Frame 1 (no input): blank canvas, image omitted
Frame 60 (no input): blank canvas, image omitted
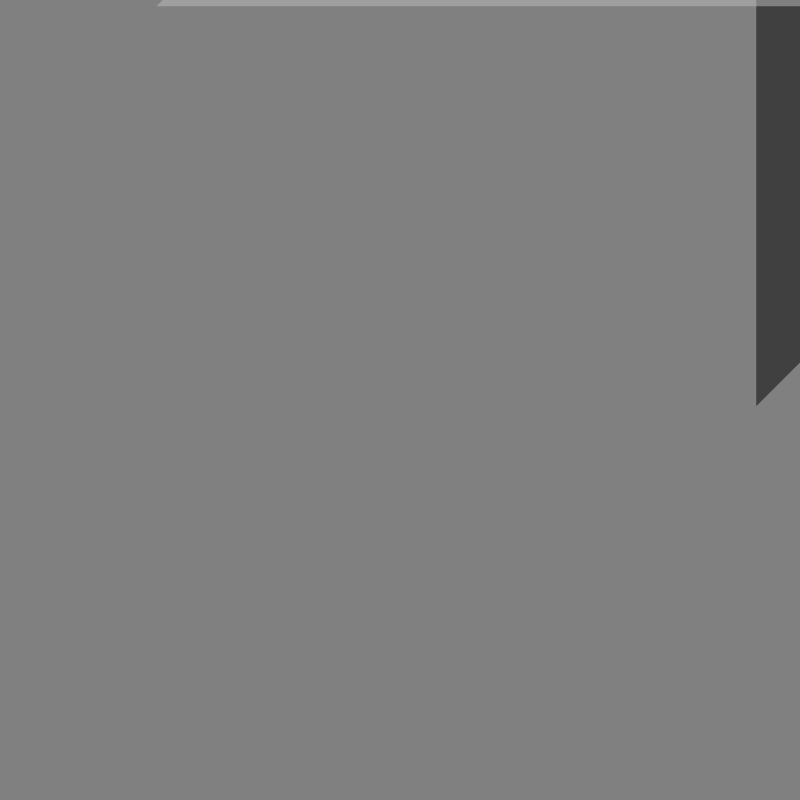
Frame 120 (the mouse pressed at the canvas centre since frame 60)

The p5.js sketch whose frames 1 and 60 were blank and that drew this single picture after the mouse press (run headless with seeded random() and noise() and a simulated clock; from frame 60 on, the mouse is pressed at the canvas centre):

// p5.js sketch
// ── sketch.js
var wdt = 800;//width
var hgt = 800;//height
// size of the form
var i = 1;
var x = 1;
var y = 1;

function setup() {
    createCanvas(wdt, hgt);
};

function draw() {
    trix = mouseX;
    triy = mouseY;
    translate(random(0, wdt), random(0, hgt));
    trig(trix, triy);
}

function trig(wd, ht) {
    background(255/2);
    fill(i/(wd+ht)/2*255);
    noStroke(255);
    triangle(0, 0, 0, i, i, 0);
    i = i + (wd+ht)/2/800*mouseY;
    fill(255-i/(wd+ht)/2*255);
    translate(-wd, -ht);
    triangle(wd, ht, wd, ht-i, wd-i, ht);
    print(i);
    if (i>(wd+ht)/2) {i=0;};
    if (i<0) {i = (wd+ht)/2;};
}
